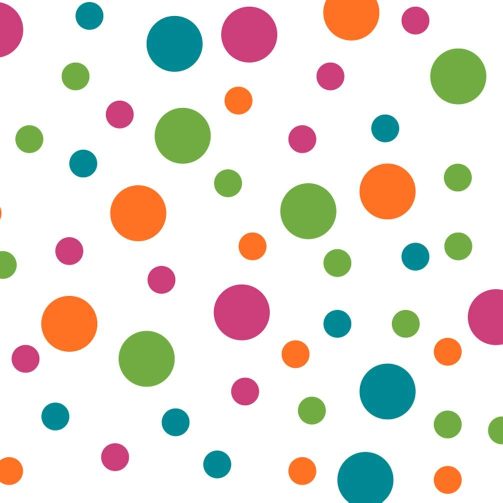
#> input picture images/testimage.jpg, 1005 x 1005 px (shown at 1/2 size)
$ python -i IGMTESTINGCROPPED.py   (imports and definitions only)
#> lines starting #> are read from the running program, lines starting #| are printed output that depends on the picture
#> further down, picture is the input picture: shape (1005, 1005, 3); mean B, G, R 218.9, 226.3, 230.6
import cv2

import numpy as np


'''crop the images into a more managable size. This will crop out the parts
that have been an issue of being detected as false circles in the past'''


'''After cropping the images, I am planning on running two hough transforms with slightly different settings'''

def cropImage2(cropMe):
    print('its working!')
    return cropMe[2550:3550, 600:2600]

def cropImage(cropMe):
    print('its working!')
    return cropMe[1650:3550, 600:2600]


def houghT(testImage):


    grayTestImage = testImage[:,:,1]
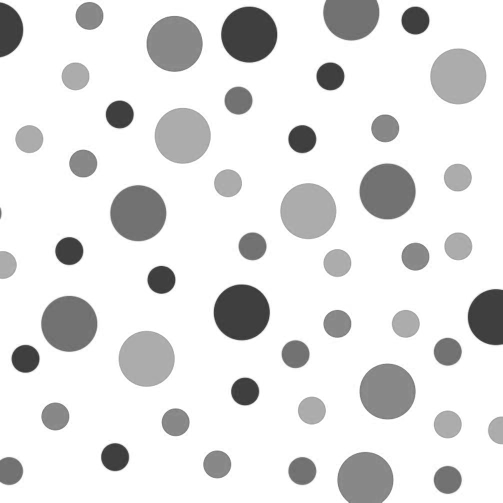
#> grayTestImage: shape (1005, 1005) (shown at 1/2 size); min 40, max 255, mean 226.3

    #take the second slice of the three slices of the numpy array
    # Just the green pixels
    #
    #grayTestImage= cv2.cvtColor(testImage, cv2.COLOR_BGR2GRAY)

    img = cv2.medianBlur(grayTestImage, 5)

    cimg = cv2.cvtColor(img, cv2.COLOR_GRAY2BGR)


#    circles = cv2.HoughCircles(img, cv2.HOUGH_GRADIENT, 1,120, param1=100, param2=30, minRadius = 0, maxRadius = 0)
    circles = cv2.HoughCircles(img, cv2.HOUGH_GRADIENT, 3, 200, param1=70, param2=21, minRadius=80, maxRadius=100)
#> circles = 18 rows, first 8: [481.5, 43.5, 85.1], [637.5, 391.5, 91.4], [376.5, 529.5, 88.4], [337.5, 304.5, 98.3], [115.5, 622.5, 88.4], [724.5, 4.5, 84.8], [793.5, 754.5, 88.4], [313.5, 739.5, 85.1]

    print(type(circles))
#| <class 'numpy.ndarray'>


    circles = np.uint16(np.around(circles))
#> circles = 18 rows, first 8: [482, 44, 85], [638, 392, 91], [376, 530, 88], [338, 304, 98], [116, 622, 88], [724, 4, 85], [794, 754, 88], [314, 740, 85]


    listOfCoordinates = []

    #hard code a radius because the radiuses will all be the same in the testing


    #threshold to binarize the values to find the difference between the edges easier
    #if this doesnt work we can have a non linear gain

    for i in circles[0, :]:

        thick = 2

        listOfCoordinates.append(i)
        # This circles the outter circle, with a color of (0, 255,0) and a thickness of 2
        cv2.circle(testImage, (i[0], i[1]), i[2], (0, 255, 0), thick)

        # This circles the center of the circle
        cv2.circle(testImage, (i[0], i[1]), 2, (0, 255, 0), 3)
#> this loop made 18 passes
#> i on passes 1 to 12: [482, 44, 85], [638, 392, 91], [376, 530, 88], [338, 304, 98], [116, 622, 88], [724, 4, 85], [794, 754, 88], [314, 740, 85], [914, 424, 95], [896, 130, 84], [538, 752, 85], [716, 982, 82]
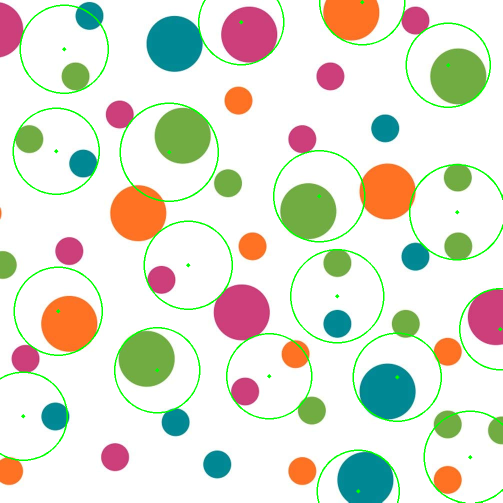
#> testImage: shape (1005, 1005, 3) (shown at 1/2 size); mean B, G, R 212.9, 226.8, 224.4
#> after the loop, listOfCoordinates = 18 items, first 6: [482, 44, 85], [638, 392, 91], [376, 530, 88], [338, 304, 98], [116, 622, 88], [724, 4, 85]


    print(listOfCoordinates)
#> (printed output is left out)


# [38 lines left out: function houghTT, not called in this run]


'''
    The sum of the pixels divided by the area is the average intensity

    radius is going to be in terms of pixels

    I_signal / I_background

    ^I could also take each pixel and compare them to each other and run this. Or I could do both.


    Assuming that the larger

'''

>>> import cv2
>>> picture = cv2.imread('images/testimage.jpg')
>>> result = houghT(picture)
